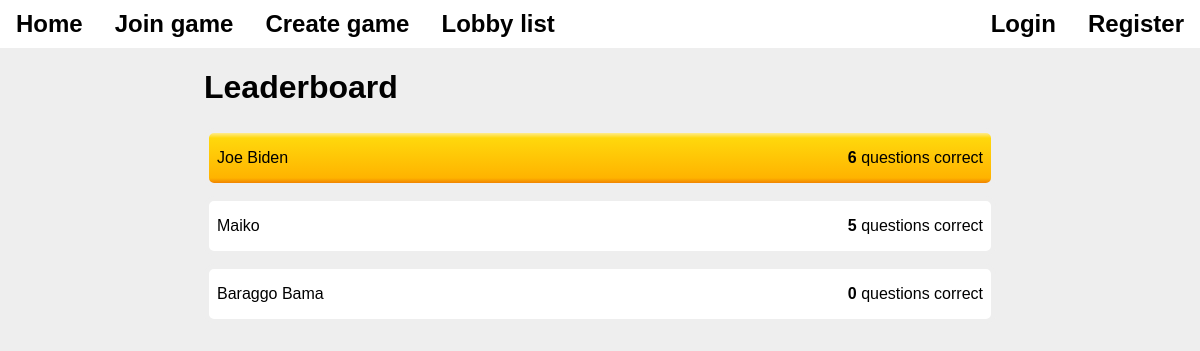
/leaderboard.php?id=656208, run on the app's committed database.
### tables this page shows
CREATE TABLE `users` (
  `id` int(11) NOT NULL,
  `username` text NOT NULL,
  `password` text NOT NULL,
  `join_date` date NOT NULL DEFAULT current_timestamp(),
  `current_game` int(11) DEFAULT NULL,
  `selected_answer` text DEFAULT NULL,
  `correct_answers` int(11) NOT NULL DEFAULT 0
);

### leaderboard.php (the view, shortened to what this page needs)
<?php
require("./database_manager/db_connect.php");
include("./components/navbar.php");
?>
<html>
  <head>
    <link rel="stylesheet" href="./assets/stylesheets/pages/page_leaderboard.css">
    <link rel="stylesheet" href="./assets/stylesheets/big_select.css">
    <link rel="stylesheet" href="./assets/stylesheets/button.css">
    <link rel="stylesheet" href="./assets/stylesheets/modal.css">
    <link rel="stylesheet" href="./assets/stylesheets/player_list.css">
    <link rel="stylesheet" href="./assets/stylesheets/variables.css">
  </head>
  <body>
    <div class="main-content-wrapper">
<?php
$join_code = $_GET['id'];
$leaderboard_query =
 "SELECT username, correct_answers
  FROM `users`
  WHERE `current_game`=$join_code
  ORDER BY correct_answers DESC;
";
$leaderboard_result = mysqli_query($sql_conn, $leaderboard_query);
$leaderboard = mysqli_fetch_all($leaderboard_result);
?>
      <h1>Leaderboard</h1>
      <ol id="leaderboard" class="player-list">
        <?php foreach ($leaderboard as &$ranked_user): ?>
        <li>
          <p><?php echo $ranked_user[0]?></p>
          <p><b><?php echo $ranked_user[1]?></b> questions correct</p>
        </li>
        <?php endforeach; ?>
        </ol>
    </div>
  </body>
</html>

### assets/stylesheets/pages/page_leaderboard.css (style rules this page uses)
#leaderboard > li:first-child { background: rgb(255,236,140); background: linear-gradient(180deg, rgba(255,236,140,1) 0%, rgba(255,216,12,1) 10%, rgba(255,179,0,1) 90%, rgba(240,132,0,1) 100%); }

### assets/stylesheets/player_list.css (style rules this page uses)
.player-list { list-style: none; padding: 0px; }
.player-list > li { margin: var(--player-list-margin); background: var(--player-list-background); padding: var(--player-list-padding); border-radius: var(--player-list-border-radius); border: var(--player-list-border); display: flex; justify-content: space-between; }
.player-list > li > * { margin: 0px; padding: 0px; }

### assets/stylesheets/variables.css (style rules this page uses)
:root { --page-background: #eeeeee; --modal-width: 75%; --modal-padding: 1rem; --modal-border-radius: 10px; --modal-border: 3px solid #dddddd; --modal-background: #ffffff; --text-input-padding: 0.5rem; --text-input-border-radius: 10px; --text-input-border: 3px solid #dddddd; --text-input-margin: 0.5rem 0rem; --global-primary-color: #88aaff; --global-secondary-color: #6688ee; --global-tertiary-color: #5e7ddb; --confirm-button-background: var(--global-secondary-color); --confirm-button-color: var(--global-primary-color); --confirm-button-border-color: var(--global-tertiary-color); --confirm-button-text-color: #ffffff; --button-font-weight: 500; --button-font-size: 16; --error-color: #ff3333; --hover-transition-duration: 0.3s; --navbar-height: 3rem; --player-list-border-radius: 10px; --player-list-border: 5px solid #eee; --player-list-background: white; --player-list-margin: 0.5rem 0px; --player-list-padding: 1rem 0.5rem; --navbar-z: 1000; }
body { background-color: var(--page-background); font-family: Arial, Helvetica, sans-serif; margin: 0px; }
.main-content-wrapper { width: 66%; transform: translateX(-50%); left: 50%; position: absolute; top: var(--navbar-height); height: calc(100% - var(--navbar-height)); }
* { box-sizing: border-box; }

### data on the page
users: username "Joe Biden", correct_answers "6"
users: username "Maiko", correct_answers "5"
users: username "Baraggo Bama", correct_answers "0"
